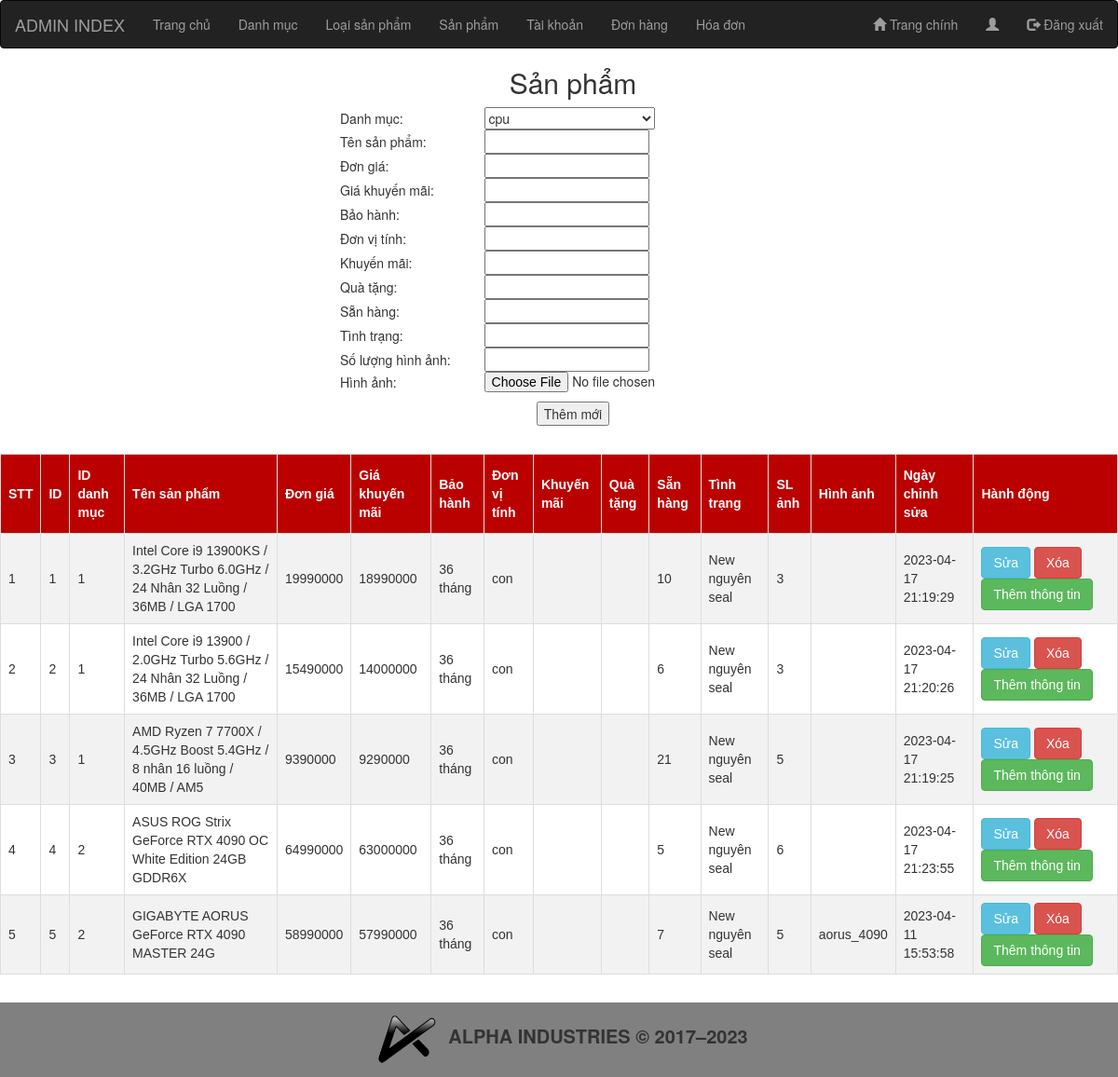
Page /admin/index.php?act=sanpham (signed in) on the committed database.
### tables this page shows
CREATE TABLE `tbl_sanpham` (
  `id` int(6) NOT NULL,
  `iddm` int(4) NOT NULL,
  `tensp` varchar(100) NOT NULL,
  `don_gia` double(10,0) NOT NULL,
  `gia_khuyen_mai` double(10,0) DEFAULT NULL,
  `bao_hanh` varchar(20) NOT NULL,
  `dvt` varchar(20) NOT NULL,
  `khuyen_mai` varchar(50) DEFAULT NULL,
  `qua_tang` varchar(50) DEFAULT NULL,
  `kho` int(11) NOT NULL,
  `tinh_trang` varchar(50) DEFAULT NULL,
  `img` varchar(50) NOT NULL,
  `soluong_img` int(2) NOT NULL,
  `ngay_edit` datetime NOT NULL
);

### admin/model/danhmucf.php (called while the page is built, shortened)
<?php
	function getall_dm()
	{
		$conn = db();
		$stmt = $conn->prepare("SELECT * FROM tbl_danhmuc");
		$stmt->execute();
		$kq = $stmt->fetchAll();
		return $kq;
	}
?>

### admin/model/sanphamf.php (called while the page is built, shortened)
<?php
	function getall_sp()
	{
		$conn = db();
		$stmt = $conn->prepare("SELECT * FROM tbl_sanpham");
		$stmt->execute();
		$kq = $stmt->fetchAll();
		return $kq;
	}
?>

### admin/sanpham.php (the view, shortened to what this page needs)
<div class="title" align="center">
<h2>Sản phẩm</h2>
<form action="index.php?act=addsp" method="post" enctype="multipart/form-data">
<div class="table-responsive">
	<table class="mx-auto w-auto" width="500" border="0">
		<tr class="text">
			<td>Danh mục: </td>
			<td><select name="iddm" style="width:53%">
				<?php
					if(isset($dm)&&(count($dm)>0))
					{
						foreach($dm as $d)
						{
							echo '<option value="'.$d['id'].'">'.$d['tendm'].'</option>';
						}
					}
				?></select>
			</td>
		</tr>
		<tr>
			<td>Tên sản phẩm: </td>
			<td><input type="text" name="tensp" ></td>
		</tr>
		<tr>
			<td>Đơn giá: </td>
			<td><input type="number" name="dongia" ></td>
		</tr>
		<tr>
			<td>Giá khuyến mãi: </td>
			<td><input type="number" name="giakm" ></td>
		</tr>
		<tr>
			<td>Bảo hành: </td>
			<td><input type="text" name="bh" ></td>
		</tr>
		<tr>
			<td>Đơn vị tính: </td>
			<td><input type="text" name="dvt" ></td>
		</tr>
		<tr>
			<td>Khuyến mãi: </td>
			<td><input type="text" name="km" ></td>
		</tr>
		<tr>
			<td>Quà tặng: </td>
			<td><input type="text" name="qua" ></td>
		</tr>
		<tr>
			<td>Sẵn hàng: </td>
			<td><input type="number" name="stock" ></td>
		</tr>
		<tr>
			<td>Tình trạng: </td>
			<td><input type="text" name="stat" ></td>
		</tr>
		<tr>
			<td>Số lượng hình ảnh: </td>
			<td><input type="number" name="imgnum" ></td>
		</tr>
		<tr>
			<td>Hình ảnh: </td>
			<td><input type="file" name="img" ></td>
		</tr>
		<tr>
			<td colspan="2" style="text-align:center; padding:10px"><input type="submit" name="themmoi" value="Thêm mới"></td>
		</tr>
	</table>
</div>
</form>
</div>
<br>
<table id="tb">
	<tr>
		<th>STT</th>
		<th>ID</th>
		<th>ID danh mục</th>
		<th>Tên sản phẩm</th>
		<th>Đơn giá</th>
		<th>Giá khuyến mãi</th>
		<th>Bảo hành</th>
		<th>Đơn vị tính</th>
		<th>Khuyến mãi</th>
		<th>Quà tặng</th>
		<th>Sẵn hàng</th>
		<th>Tình trạng</th>
		<th>SL ảnh</th>
		<th>Hình ảnh</th>
		<th>Ngày chỉnh sửa</th>
		<th>Hành động</th>
	</tr>
	<?php
		if(isset($kq)&&(count($kq)>0))
		{
			$i =1;
			foreach($kq as $sp)
			{
				echo '<tr>
						<td>'.$i.'</td>
						<td>'.$sp['id'].'</td>
						<td>'.$sp['iddm'].'</td>
						<td>'.$sp['tensp'].'</td>
						<td>'.$sp['don_gia'].'</td>
						<td>'.$sp['gia_khuyen_mai'].'</td>
						<td>'.$sp['bao_hanh'].'</td>
						<td>'.$sp['dvt'].'</td>
						<td>'.$sp['khuyen_mai'].'</td>
						<td>'.$sp['qua_tang'].'</td>
						<td>'.$sp['kho'].'</td>
						<td>'.$sp['tinh_trang'].'</td>
						<td>'.$sp['soluong_img'].'</td>
						<td>'.$sp['img'].'</td>
						<td>'.$sp['ngay_edit'].'</td>
						<td>
							<a class="btn btn-info" href="index.php?act=updatesp&id='.$sp['id'].'">Sửa</a>
							<a class="btn btn-danger" href="index.php?act=delsp&id='.$sp['id'].'">Xóa</a>
							<a class="btn btn-success" href="index.php?act=addttsp&id='.$sp['id'].'">Thêm thông tin</a>
						</td>
					 </tr>';
					 $i++;
			}
		}
	?>
</table>

### css/util.css (style rules this page uses)
#tb { font-family: Arial, Helvetica, sans-serif; border-collapse: collapse; width: 100%; }
#tb td, #tb th { border: 1px solid #ddd; padding: 8px; }
#tb tr:nth-child(even) { background-color: #f2f2f2; }
#tb th { padding-top: 12px; padding-bottom: 12px; text-align: left; background-color: #BB0000; color: white; }
.title { padding-left:30px; }
.text { padding:10px; }

### rows in the picture
tbl_sanpham: id "1", iddm "1", tensp "Intel Core i9 13900KS / 3.2GHz Turbo 6.0GHz / 24 Nhân 32 Luồng / 36MB / LGA 1700", don_gia "19990000", gia_khuyen_mai "18990000", bao_hanh "36 tháng", dvt "con", kho "10", tinh_trang "New nguyên seal", soluong_img "3", ngay_edit "2023-04-17 21:19:29"
tbl_sanpham: id "2", iddm "1", tensp "Intel Core i9 13900 / 2.0GHz Turbo 5.6GHz / 24 Nhân 32 Luồng / 36MB / LGA 1700", don_gia "15490000", gia_khuyen_mai "14000000", bao_hanh "36 tháng", dvt "con", kho "6", tinh_trang "New nguyên seal", soluong_img "3", ngay_edit "2023-04-17 21:20:26"
tbl_sanpham: id "3", iddm "1", tensp "AMD Ryzen 7 7700X / 4.5GHz Boost 5.4GHz / 8 nhân 16 luồng / 40MB / AM5", don_gia "9390000", gia_khuyen_mai "9290000", bao_hanh "36 tháng", dvt "con", kho "21", tinh_trang "New nguyên seal", soluong_img "5", ngay_edit "2023-04-17 21:19:25"
tbl_sanpham: id "4", iddm "2", tensp "ASUS ROG Strix GeForce RTX 4090 OC White Edition 24GB GDDR6X", don_gia "64990000", gia_khuyen_mai "63000000", bao_hanh "36 tháng", dvt "con", kho "5", tinh_trang "New nguyên seal", soluong_img "6", ngay_edit "2023-04-17 21:23:55"
tbl_sanpham: id "5", iddm "2", tensp "GIGABYTE AORUS GeForce RTX 4090 MASTER 24G", don_gia "58990000", gia_khuyen_mai "57990000", bao_hanh "36 tháng", dvt "con", kho "7", tinh_trang "New nguyên seal", soluong_img "5", img "aorus_4090", ngay_edit "2023-04-11 15:53:58"

### other values in the picture
form field iddm "cpu"
